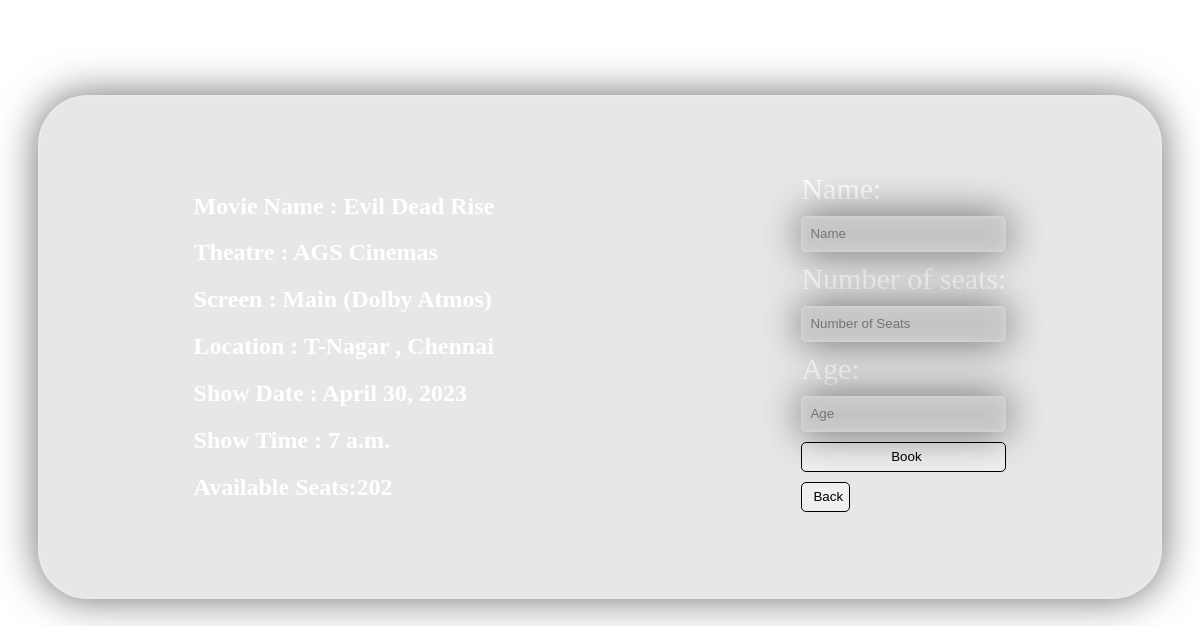
The page /book/1/ on the database as committed earlier.
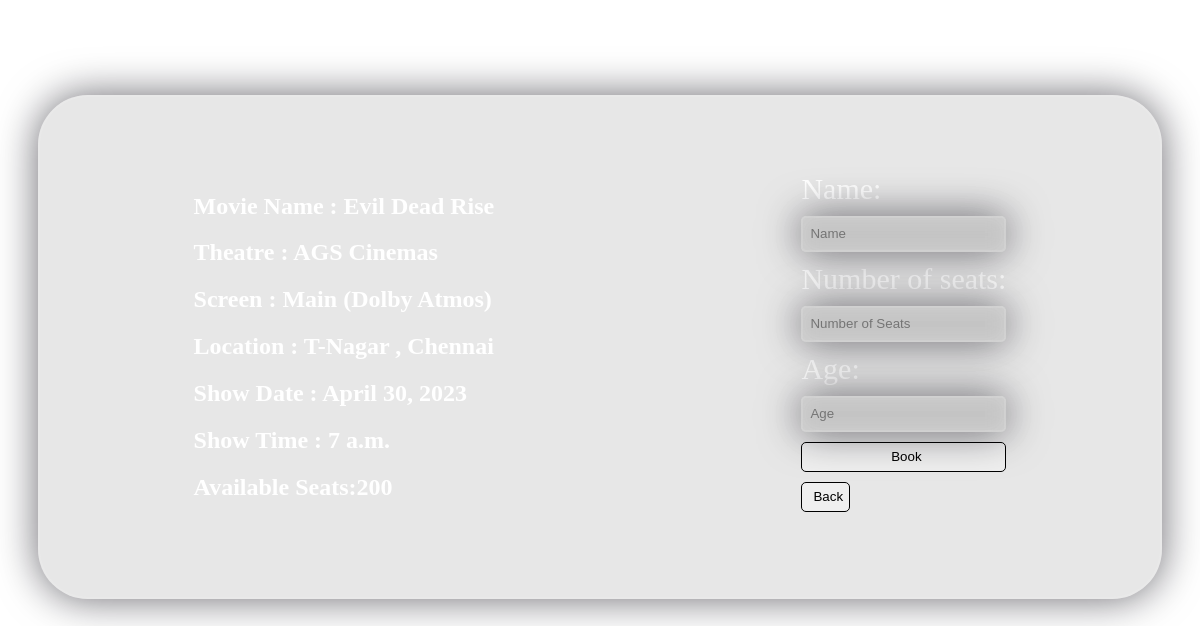
The same page on the database as committed later.
### tickets/models.py (models this page shows)
class shows(models.Model):
    screen = models.ForeignKey(screen,on_delete=models.CASCADE)
    movies = models.ForeignKey(movies , on_delete= models.CASCADE)
    show_time = models.TimeField()
    show_date = models.DateField()
    no_of_free_seats = models.IntegerField()
    price=models.IntegerField(default=150)

class movies(models.Model):
    movies=models.BigAutoField(primary_key=True)
    name=models.CharField(max_length=50)
    image=models.ImageField(upload_to='pics',default="default.png")
    date=models.DateField()
    duration=models.CharField(max_length=50)
    type=models.CharField(max_length=50)
    language=models.CharField(max_length=50)
    rating=models.CharField(max_length=50)
    cast=models.TextField(max_length=100)
    trailer=models.CharField(max_length=100)
    price=models.IntegerField(default=0)

class screen(models.Model):
    name=models.CharField(max_length=50,default='main')
    theatre = models.ForeignKey(theatre,on_delete=models.CASCADE)
    type = models.CharField(max_length=50)
    no_of_total_seats = models.IntegerField()

class theatre(models.Model):
    theatre = models.BigAutoField(primary_key=True)
    name=models.CharField(max_length=50)
    location=models.CharField(max_length=50)

### tickets/views.py (the view, shortened to what this page needs)
# urls.py: path("book/<int:id>/",views.book,name="book"),
def book(request,id):
    show=shows.objects.get(id=id)
    print(show.movies.name)
    return render(request,'book.html',{'show':show})

### templates/book.html (shortened to what this page needs)
<!DOCTYPE html>
<html lang="en">
<head>
</head>
<body style="background-image: url('https://i.ibb.co/Ctn0RD8/7080236-3551904.jpg'); background-repeat: no-repeat;
background-size:cover;
background-attachment: fixed;">
    <div class="main_container">
        <div class="details">
    <h2>Movie Name : {{show.movies.name}}</h2>
    <h2>Theatre : {{show.screen.theatre.name}}</h2>
    <h2 style="text-transform: capitalize;">Screen : {{show.screen.name}} ({{show.screen.type}})</h2>
    <h2>Location : {{show.screen.theatre.location}}</h2>
    <h2>Show Date : {{show.show_date}}</h2>
    <h2>Show Time : {{show.show_time}}</h2>
    <h2>Available Seats:{{show.no_of_free_seats}}</h2>
    </div>
    <div class="forms">
    <form action="" method="post" class="forms_forms">
        <label for="Name">Name:</label>
        <input type="text" placeholder="Name" name="Name" id="Name">
        <label for="NoOfSeats">Number of seats:</label>
        <input type="number" placeholder="Number of Seats" name="NoOfSeats" id="NoOfSeats">
        <label for="Age">Age:</label>
        <input type="number" placeholder="Age" id="Age" name="Age">
        <button type="submit">Book</button>
    </form>
    <a href="http://127.0.0.1:8000/prebooking/{{show.movies.movies}}/" ><button>Back</button></a>
    </div>
    </div>
</body>
</html>

### templates/book.html (style rules this page uses)
.main_container { background-color: rgba(134, 134, 134, 0.201); color: white; border-radius: 50px; height: 500px; margin: 30px; margin-top: 8%; display: flex; align-items: center; justify-content:space-around; flex-wrap: wrap; backdrop-filter: blur(10px); border: 2px solid rgba(255,255,255,0.1); box-shadow: 0 0 40px rgba(8,7,16,0.6); }
.forms_forms { font-size: 30px; display: flex; flex-direction: column; }
label { margin-bottom: 10px; color: white; }
input { color: rgb(252, 251, 252); margin-bottom: 10px; height: 30px; text-indent: 5px; border: 1px black; border-radius: 5px; border-style: solid; background-color: rgba(134, 134, 134, 0.201); backdrop-filter: blur(10px); border: 2px solid rgba(255,255,255,0.1); box-shadow: 0 0 40px rgba(8,7,16,0.6); }
button { margin-bottom: 10px; height: 30px; text-indent: 5px; border: 1px black; border-radius: 5px; border-style: solid; text-align: center; cursor: pointer; }

Rows that differ between the two databases and show on the page:
changed shows "Evil Dead Rise": no_of_free_seats "202" → "200"
